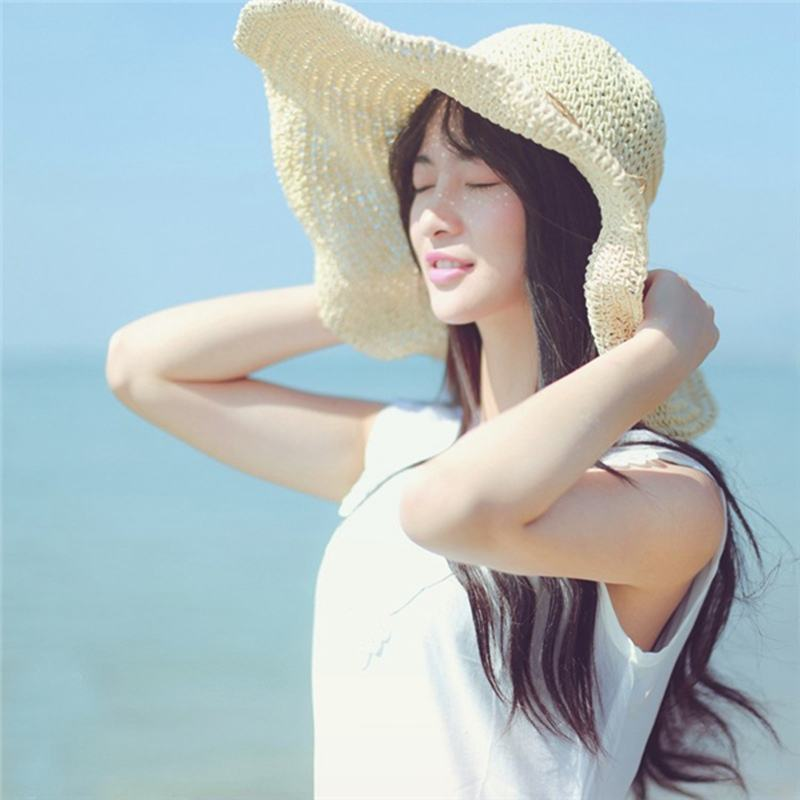
#> input picture images/learn.jpg, 800 x 800 px, found by its file name
$ python hfp.py
#> lines starting #> are read from the running program, lines starting #| are printed output that depends on the picture
import cv2
import numpy as np
from scipy import ndimage

kernel_3x3 = np.array([[-1, -1, -1],
                       [-1, -8, -1],
                       [-1, -1, -1]])

kernel_5x5 = np.array([[-1, -1, -1, -1, -1],
                       [-1,  1,  2,  1, -1],
                       [-1,  2,  4,  2, -1],
                       [-1,  1,  2,  1, -1],
                       [-1, -1, -1, -1, -1]])

img = cv2.imread(r'./images/learn.jpg', 0)  # 读取成灰度图像
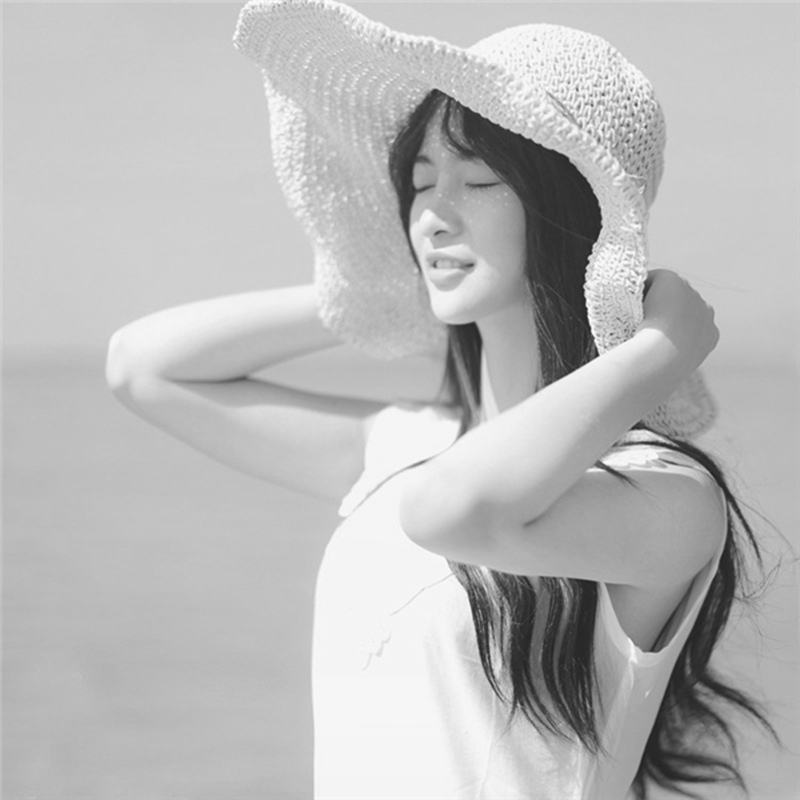
#> img: shape (800, 800); min 28, max 255, mean 185.7
k3 = ndimage.convolve(img, kernel_3x3)  # 返回的是做过卷积之后的图像
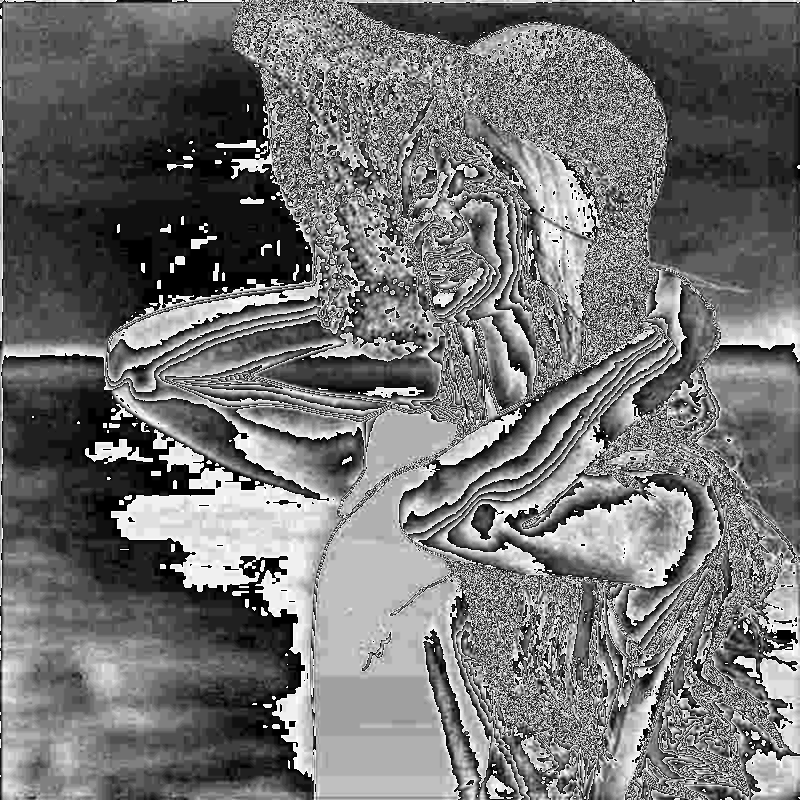
#> k3: shape (800, 800); min 0, max 255, mean 114.4
k5 = ndimage.convolve(img, kernel_5x5)
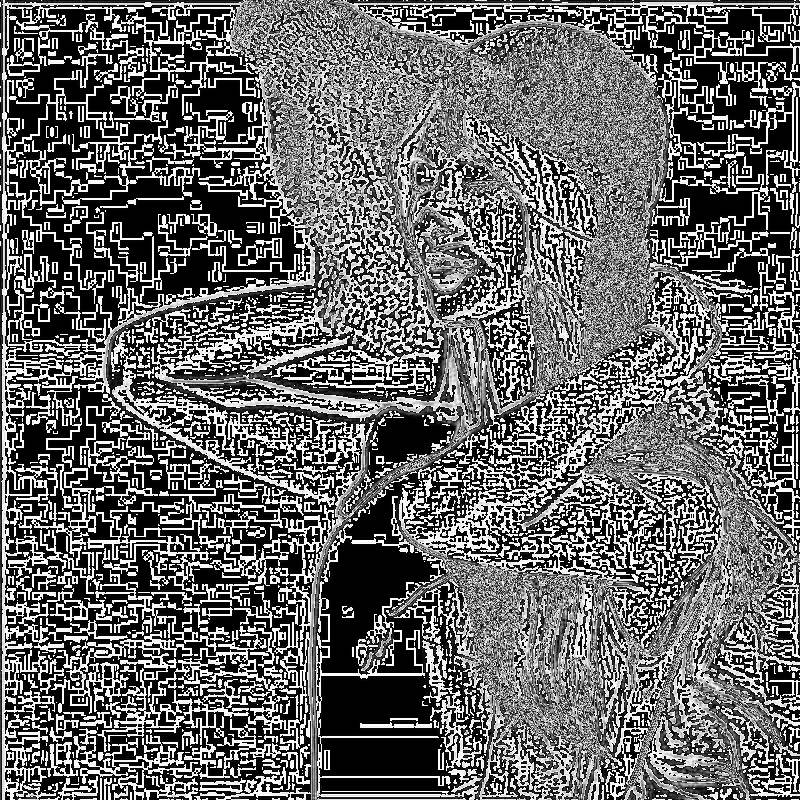
#> k5: shape (800, 800); min 0, max 255, mean 103.2
blurred = cv2.GaussianBlur(img, (11, 11), 0)  # 用高斯核卷原图像
g_hpf = img-blurred
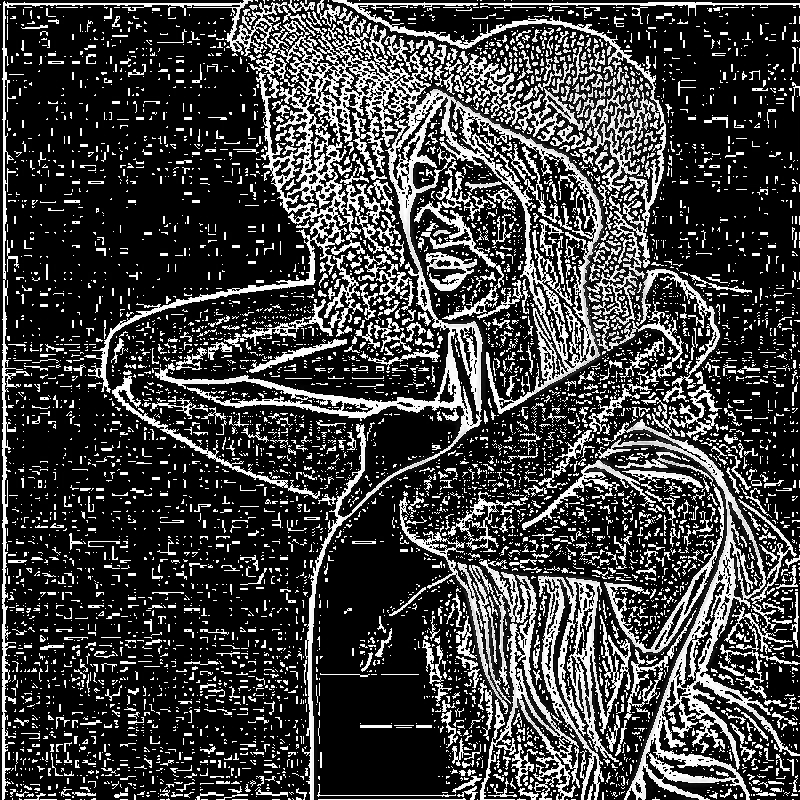
#> g_hpf: shape (800, 800); min 0, max 255, mean 63.7
cv2.imshow("img", img)
cv2.imshow("3X3", k3)
cv2.imshow("5X5", k5)
cv2.imshow("lpf", blurred)
cv2.imshow("g_hpf", g_hpf)
cv2.waitKey()
cv2.destroyAllWindows()

$ run again, with images/aloeL.jpg copied over images/learn.jpg
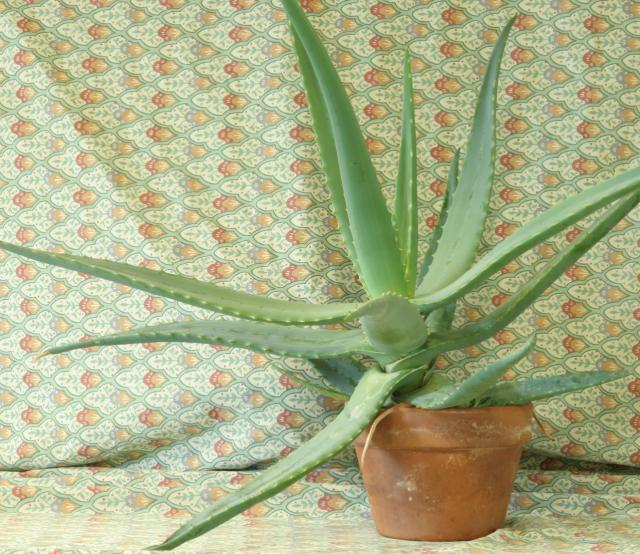
#> input picture images/aloeL.jpg, 640 x 554 px, found by its file name
#> `k5 = ndimage.convolve(img, kernel_5x5)`:
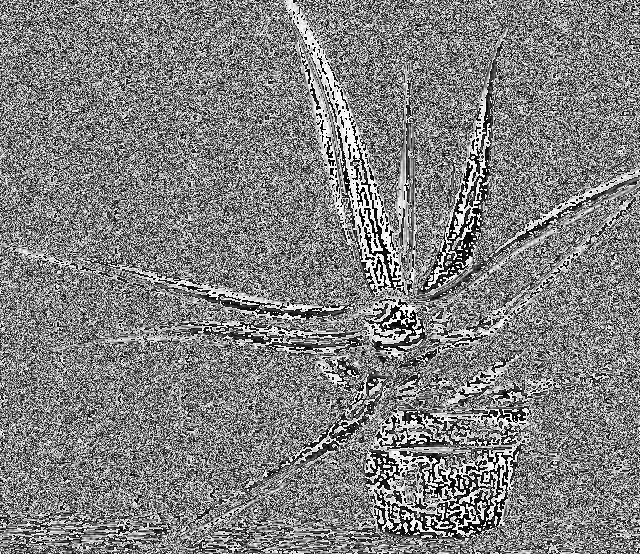
#> k5: shape (554, 640); min 0, max 255, mean 128.7
#> `g_hpf = img-blurred`:
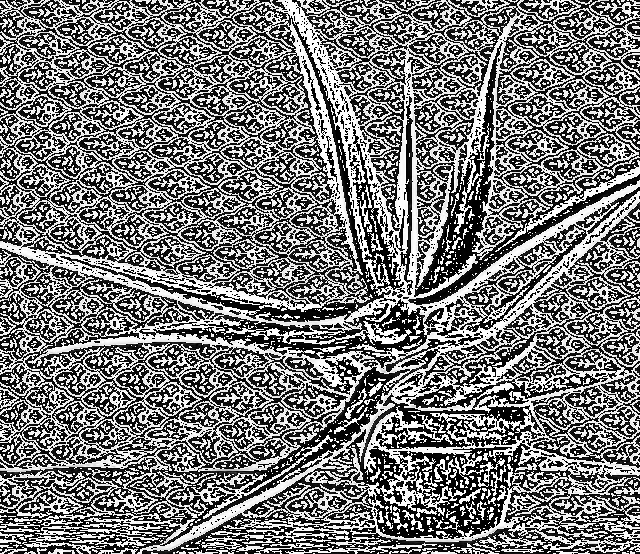
#> g_hpf: shape (554, 640); min 0, max 255, mean 120.1

$ run again, with images/aloeR.jpg copied over images/learn.jpg
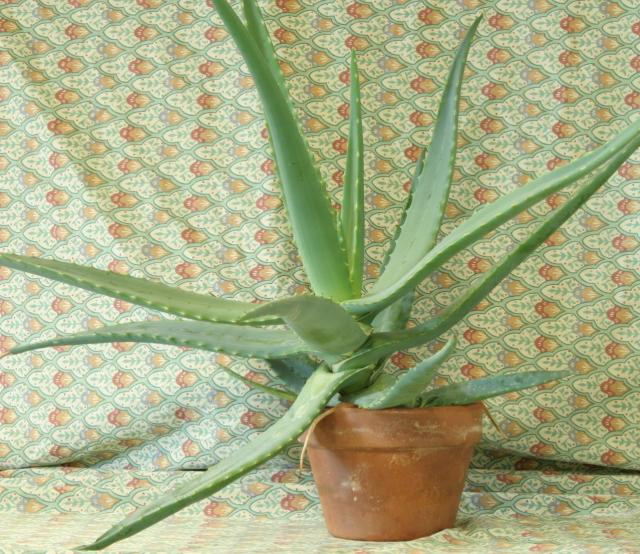
#> input picture images/aloeR.jpg, 640 x 554 px, found by its file name
#> `k5 = ndimage.convolve(img, kernel_5x5)`:
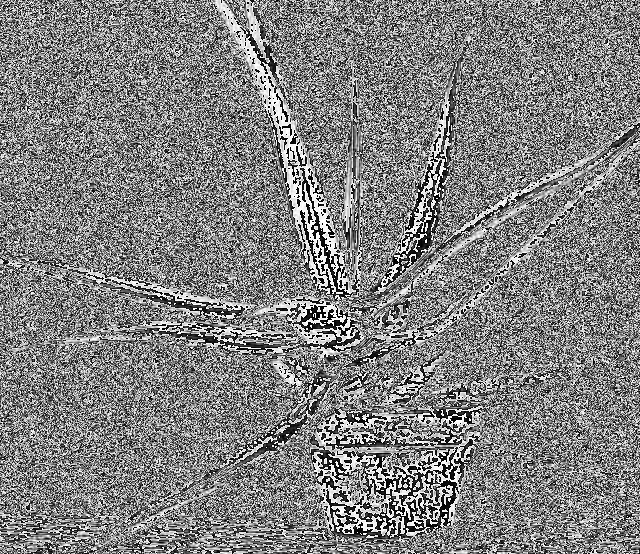
#> k5: shape (554, 640); min 0, max 255, mean 128.7
#> `g_hpf = img-blurred`:
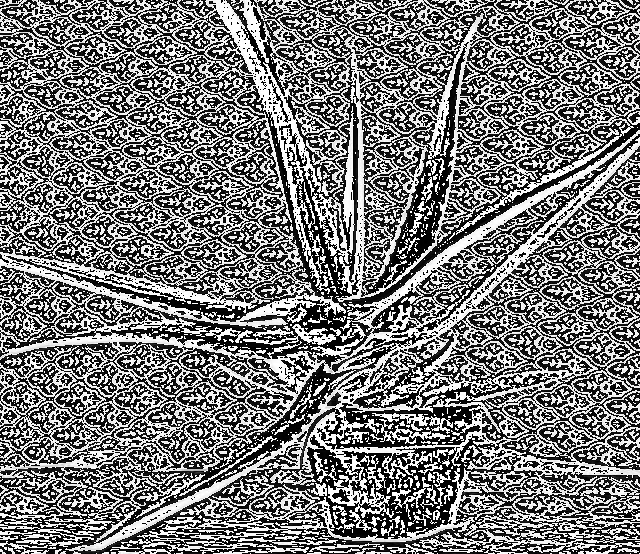
#> g_hpf: shape (554, 640); min 0, max 255, mean 120.5
